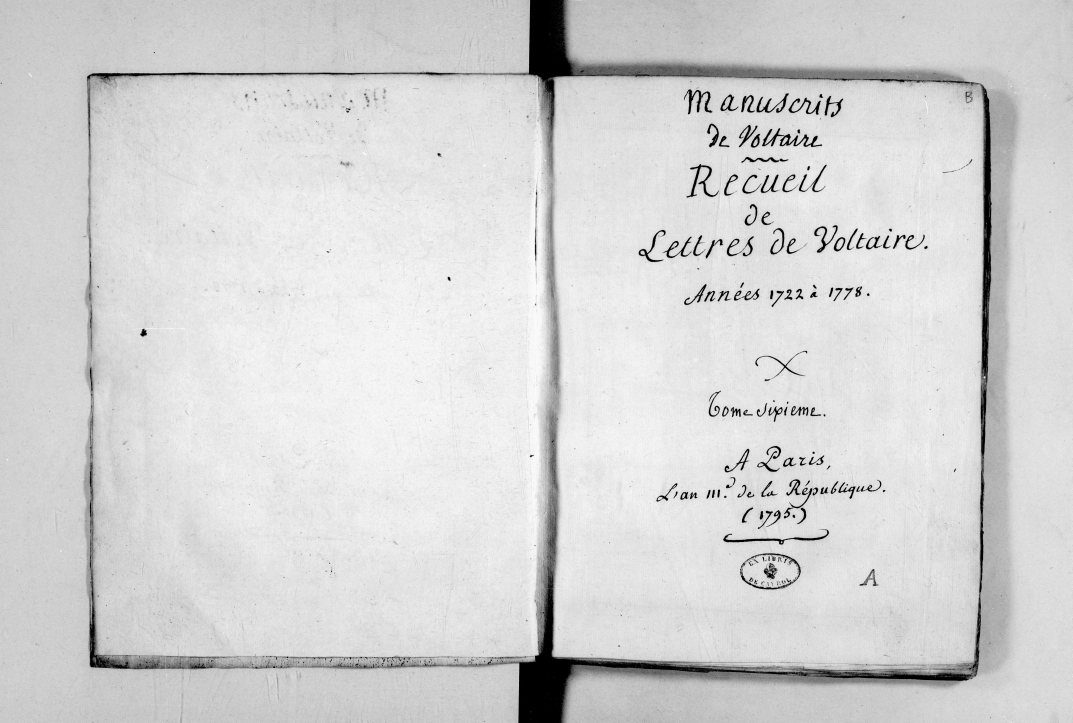
#> input picture data/test/raw/voltaire_0.jpg, 7506 x 5061 px (shown at 1/7 size)
$ jupyter execute --allow-errors traitement_kraken.ipynb   (shell and % lines are left out)
#> lines starting #> are read from the running program, lines starting #| are printed output that depends on the picture; after the words box and inside, x2 and y2 are one past the last pixel; in counts of white or black regions, pixels touching at a corner belong together
### 1. Installation et Imports

[cell 1]
import os
import cv2
import numpy as np
from PIL import Image
import matplotlib.pyplot as plt
import matplotlib.patches as mpatches

from tqdm import tqdm
from pathlib import Path
from jiwer import cer, wer
from kraken import blla, rpred
from kraken.lib import vgsl, models as kraken_models

### 2. Vérifier les modèles chargés

Dans le terminal:
```bash
# Lister les modèles disponibles
kraken list

# Télécharger un modèle adapté aux manuscrits français
kraken get 10.5281/zenodo.18715367
```

10.5281/zenodo.6669508
10.5281/zenodo.5617783

10.5281/zenodo.10788591

10.5281/zenodo.6657808
10.5281/zenodo.10886224
10.5281/zenodo.6657809
10.5281/zenodo.10874058

10.5281/zenodo.13788177

Pour comprendre mieux comment intéragir avec les modèles de kraken reférez-vous à la documentation: [Model Management](https://kraken.re/main/user_guide/models.html)

Essai en télégargeant directement les modèles donnés sur Gallicorpora https://github.com/Gallicorpora/Segmentation-and-HTR-Models

[cell 2]
# Dossier où Kraken stocke les modèles (dépend de votre installation)
# Pour D-FINE XL (segmentation) – DOI 10.5281/zenodo.18715367
SEG_MODEL_PATH = os.path.expanduser(
    "/home/barachiel/Documents/fluffy-computing-machine/Hetic/Cours/Computer Vision/Michel/CoursAnalysePhilologique/models/segmOntoCorpusSegmentation_fineTune_best.mlmodel"
)

# Pour le modèle HTR médiéval (reconnaissance) – DOI 10.5281/zenodo.5617783 ou autre
HTR_MODEL_PATH = os.path.expanduser(
    "/home/barachiel/Documents/fluffy-computing-machine/Hetic/Cours/Computer Vision/Michel/CoursAnalysePhilologique/models/Gallicorpora+_best.mlmodel"
)

# Vérification de l'existence des fichiers
#> (the rest of this cell did not finish here and is left out)

[cell 3]
# Paramètres
IMAGE_TEST = "../data/test/raw/voltaire_0.jpg"
# IMAGE_TEST = "/home/barachiel/Documents/fluffy-computing-machine/Hetic/Cours/Computer Vision/Michel/CoursAnalysePhilologique/YOLO-GEN_Détection/Le_Roman_de_la_Rose_[...]Guillaume_de_btv1b6000369q_8.jpeg"
DOSSIER_XML = "sorties_xml"
MODE_LOT = False   # mode lot désactivé, on ne traite qu'une image

### 3. Chargement des modèles

[cell 4]
def charger_modele_segmentation(chemin: str):
    """
    Charge un modèle de segmentation (BLLA ou D-FINE).
    """
    try:
        modele = vgsl.TorchVGSLModel.load_model(chemin)
        print(f"  Modèle segmentation chargé : {chemin}")
        print(f"  Type : {modele.model_type}")
        return modele
    except Exception as e:
        print(f"Erreur chargement segmentation : {e}")
        return None

# [12 lines left out: function charger_modele_htr_kraken, not called in this run]

#> (a cell that did not finish here is left out)

### 4. Pré-traitement

[cell 6]
def pretraiter_image(chemin_image, binariser=False, deskew=True, taille_max=4000):
#> called with chemin_image = '../data/test/raw/voltaire_0.jpg', binariser = True, deskew = True, taille_max = 4000
    image = Image.open(chemin_image).convert("RGB")
    largeur, hauteur = image.size
#> largeur = 7506; hauteur = 5061
    if max(largeur, hauteur) > taille_max:
        ratio = taille_max / max(largeur, hauteur)
#> ratio = 0.533
        new_size = (int(largeur * ratio), int(hauteur * ratio))
#> new_size = (4000, 2697)
        image = image.resize(new_size, Image.LANCZOS)
#> image: PIL image 4000x2697 RGB
        print(f"  Redimensionné : {new_size[0]} × {new_size[1]} px")
#|   Redimensionné : 4000 × 2697 px

    if deskew:
        image = _corriger_inclinaison(image)

    if binariser:
        gris = np.array(image.convert("L"))
        _, binaire = cv2.threshold(gris, 0, 255, cv2.THRESH_BINARY + cv2.THRESH_OTSU)
        image = Image.fromarray(binaire).convert("RGB")

    return image

def _corriger_inclinaison(image_pil, angle_max=10.0):
#> called with angle_max = 10
    gris = np.array(image_pil.convert("L"))
    _, binaire = cv2.threshold(gris, 0, 255, cv2.THRESH_BINARY_INV + cv2.THRESH_OTSU)
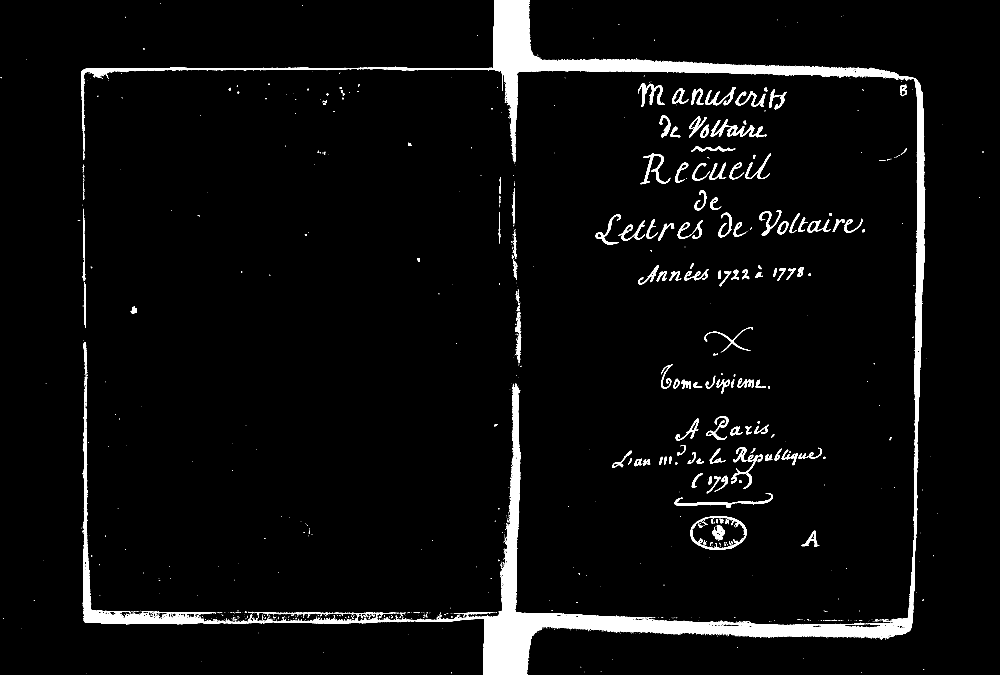
#> binaire: shape (2697, 4000) (shown at 1/4 size); 4.2% white; 1509 white regions (1261 under 20 px), largest, box (x1, y1, x2, y2) and area: (324, 0, 3701, 2697) 346112, (2698, 1974, 3092, 2031) 3605, (2760, 2064, 2987, 2199) 3573
    coords = np.column_stack(np.where(binaire > 0))
#> coords = 456718 pairs, first value 0 to 2696, second value 3 to 3933
    if len(coords) < 100:
        return image_pil
    angle = cv2.minAreaRect(coords)[-1]
#> angle = -89.74
    if angle < -45:
        angle = 90 + angle
#> angle = 0.257
    elif angle > 45:
        angle = angle - 90
    if abs(angle) > angle_max:
        print(f"  Angle {angle:.2f}° > {angle_max}°, ignoré")
        return image_pil
    if abs(angle) > 0.5:
        image_pil = image_pil.rotate(angle, expand=True, fillcolor=(255,255,255))
        print(f"  Inclinaison corrigée : {angle:.2f}°")
    return image_pil

[cell 7]
image = pretraiter_image(IMAGE_TEST, deskew=True, binariser=True)
#> in pretraiter_image, `_, binaire = cv2.threshold(gris, 0, 255, cv2.THRESH_BINARY + cv2.THRES..`:
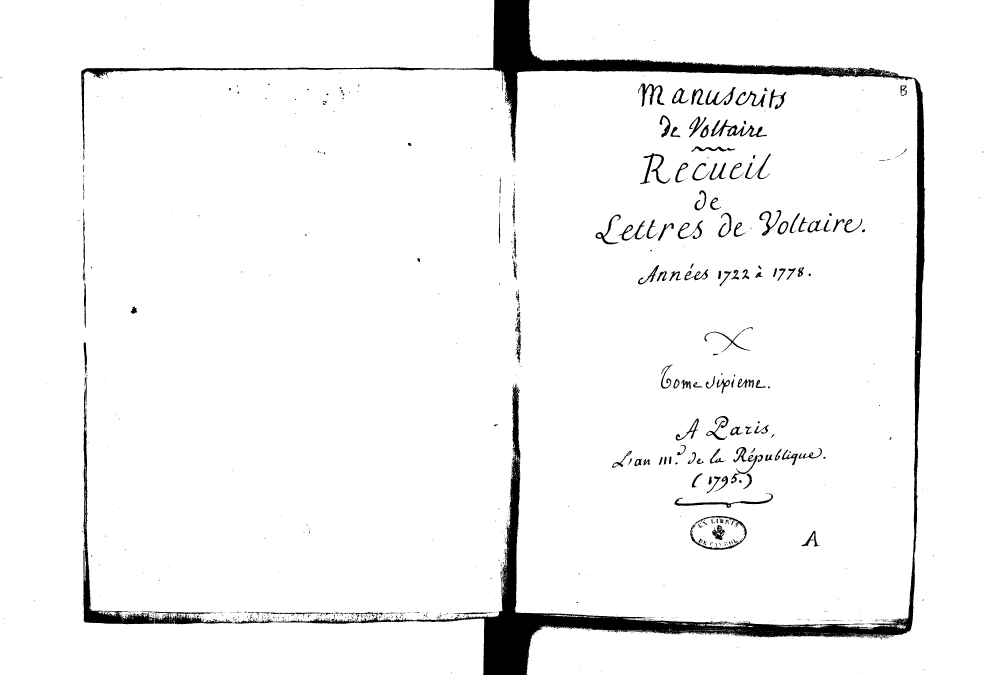
#> binaire: shape (2697, 4000) (shown at 1/4 size); 95.8% white; 1509 black regions (1261 under 20 px), largest, box (x1, y1, x2, y2) and area: (324, 0, 3701, 2697) 346112, (2698, 1974, 3092, 2031) 3605, (2760, 2064, 2987, 2199) 3573
